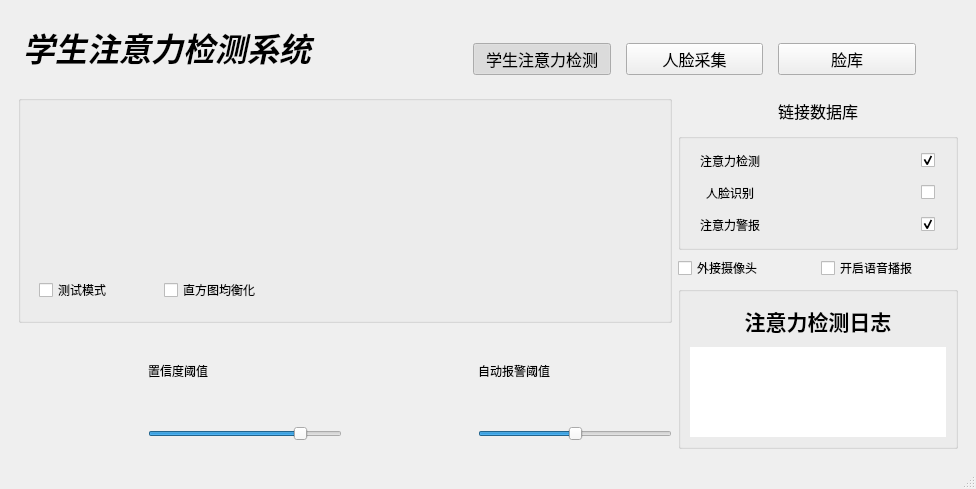
<?xml version="1.0" encoding="UTF-8"?>
<ui version="4.0">
 <class>CoreUI</class>
 <widget class="QMainWindow" name="CoreUI">
  <property name="geometry">
   <rect>
    <x>0</x>
    <y>0</y>
    <width>976</width>
    <height>489</height>
   </rect>
  </property>
  <property name="windowTitle">
   <string>OpenCV Face Recognition System - Core</string>
  </property>
  <widget class="QWidget" name="centralwidget">
   <layout class="QGridLayout" name="gridLayout_2">
    <item row="6" column="0" colspan="3">
     <widget class="QStackedWidget" name="stackedWidget">
      <widget class="QWidget" name="page">
       <layout class="QGridLayout" name="gridLayout_5">
        <item row="4" column="1">
         <widget class="QFrame" name="frame_2">
          <property name="maximumSize">
           <size>
            <width>16777215</width>
            <height>120</height>
           </size>
          </property>
          <layout class="QGridLayout" name="gridLayout_3">
           <property name="leftMargin">
            <number>0</number>
           </property>
           <property name="topMargin">
            <number>0</number>
           </property>
           <property name="rightMargin">
            <number>0</number>
           </property>
           <property name="bottomMargin">
            <number>0</number>
           </property>
           <property name="horizontalSpacing">
            <number>10</number>
           </property>
           <item row="0" column="0" rowspan="2">
            <widget class="QmyBattery" name="autoAlarmThresholdWidget" native="true">
             <property name="minimumSize">
              <size>
               <width>120</width>
               <height>120</height>
              </size>
             </property>
             <property name="font">
              <font>
               <pointsize>20</pointsize>
              </font>
             </property>
            </widget>
           </item>
           <item row="0" column="1">
            <widget class="QLabel" name="autoAlarmThresholdLabel">
             <property name="text">
              <string>自动报警阈值</string>
             </property>
             <property name="alignment">
              <set>Qt::AlignLeading|Qt::AlignLeft|Qt::AlignVCenter</set>
             </property>
            </widget>
           </item>
           <item row="1" column="1">
            <widget class="QSlider" name="autoAlarmThresholdSlider">
             <property name="minimumSize">
              <size>
               <width>0</width>
               <height>30</height>
              </size>
             </property>
             <property name="cursor">
              <cursorShape>PointingHandCursor</cursorShape>
             </property>
             <property name="minimum">
              <number>50</number>
             </property>
             <property name="maximum">
              <number>80</number>
             </property>
             <property name="singleStep">
              <number>1</number>
             </property>
             <property name="pageStep">
              <number>5</number>
             </property>
             <property name="value">
              <number>65</number>
             </property>
             <property name="orientation">
              <enum>Qt::Horizontal</enum>
             </property>
             <property name="tickPosition">
              <enum>QSlider::NoTicks</enum>
             </property>
            </widget>
           </item>
          </layout>
         </widget>
        </item>
        <item row="1" column="2" colspan="2">
         <widget class="QGroupBox" name="functionGroupBox">
          <property name="title">
           <string/>
          </property>
          <layout class="QGridLayout" name="gridLayout_9">
           <property name="rightMargin">
            <number>20</number>
           </property>
           <item row="0" column="2">
            <widget class="QCheckBox" name="faceTrackerCheckBox">
             <property name="text">
              <string/>
             </property>
             <property name="checked">
              <bool>true</bool>
             </property>
             <property name="autoRepeatInterval">
              <number>106</number>
             </property>
            </widget>
           </item>
           <item row="1" column="0">
            <widget class="QPushButton" name="pushButton_6">
             <property name="text">
              <string>人脸识别</string>
             </property>
             <property name="flat">
              <bool>true</bool>
             </property>
            </widget>
           </item>
           <item row="2" column="2">
            <widget class="QCheckBox" name="panalarmCheckBox">
             <property name="text">
              <string/>
             </property>
             <property name="checked">
              <bool>true</bool>
             </property>
            </widget>
           </item>
           <item row="2" column="0">
            <widget class="QPushButton" name="pushButton_7">
             <property name="text">
              <string>注意力警报</string>
             </property>
             <property name="flat">
              <bool>true</bool>
             </property>
            </widget>
           </item>
           <item row="1" column="2">
            <widget class="QCheckBox" name="faceRecognizerCheckBox">
             <property name="enabled">
              <bool>true</bool>
             </property>
             <property name="mouseTracking">
              <bool>true</bool>
             </property>
             <property name="toolTip">
              <string>数据库未完成初始化，请检查</string>
             </property>
             <property name="text">
              <string/>
             </property>
             <property name="checked">
              <bool>false</bool>
             </property>
            </widget>
           </item>
           <item row="0" column="0">
            <widget class="QPushButton" name="pushButton_5">
             <property name="text">
              <string>注意力检测</string>
             </property>
             <property name="flat">
              <bool>true</bool>
             </property>
            </widget>
           </item>
           <item row="1" column="1">
            <spacer name="horizontalSpacer_2">
             <property name="orientation">
              <enum>Qt::Horizontal</enum>
             </property>
             <property name="sizeHint" stdset="0">
              <size>
               <width>40</width>
               <height>20</height>
              </size>
             </property>
            </spacer>
           </item>
          </layout>
         </widget>
        </item>
        <item row="3" column="2" rowspan="2" colspan="2">
         <widget class="QGroupBox" name="logGroupBox">
          <property name="styleSheet">
           <string notr="true"/>
          </property>
          <property name="title">
           <string/>
          </property>
          <property name="alignment">
           <set>Qt::AlignCenter</set>
          </property>
          <layout class="QGridLayout" name="gridLayout">
           <item row="0" column="0">
            <widget class="QLabel" name="label_7">
             <property name="minimumSize">
              <size>
               <width>0</width>
               <height>40</height>
              </size>
             </property>
             <property name="font">
              <font>
               <pointsize>16</pointsize>
               <weight>75</weight>
               <bold>true</bold>
              </font>
             </property>
             <property name="text">
              <string>注意力检测日志</string>
             </property>
             <property name="alignment">
              <set>Qt::AlignCenter</set>
             </property>
            </widget>
           </item>
           <item row="1" column="0">
            <widget class="QTextBrowser" name="logTextEdit">
             <property name="styleSheet">
              <string notr="true"/>
             </property>
             <property name="frameShape">
              <enum>QFrame::NoFrame</enum>
             </property>
             <property name="openLinks">
              <bool>true</bool>
             </property>
            </widget>
           </item>
          </layout>
         </widget>
        </item>
        <item row="4" column="0">
         <widget class="QFrame" name="frame">
          <property name="maximumSize">
           <size>
            <width>16777215</width>
            <height>120</height>
           </size>
          </property>
          <layout class="QGridLayout" name="gridLayout_4">
           <property name="leftMargin">
            <number>0</number>
           </property>
           <property name="topMargin">
            <number>0</number>
           </property>
           <property name="rightMargin">
            <number>0</number>
           </property>
           <property name="bottomMargin">
            <number>0</number>
           </property>
           <property name="horizontalSpacing">
            <number>10</number>
           </property>
           <item row="0" column="0" rowspan="2">
            <widget class="QmyBattery" name="confidenceThresholdWidget" native="true">
             <property name="minimumSize">
              <size>
               <width>120</width>
               <height>120</height>
              </size>
             </property>
             <property name="font">
              <font>
               <pointsize>20</pointsize>
              </font>
             </property>
            </widget>
           </item>
           <item row="0" column="1">
            <widget class="QLabel" name="confidenceThresholdLabel">
             <property name="text">
              <string>置信度阈值</string>
             </property>
             <property name="alignment">
              <set>Qt::AlignLeading|Qt::AlignLeft|Qt::AlignVCenter</set>
             </property>
            </widget>
           </item>
           <item row="1" column="1">
            <widget class="QSlider" name="confidenceThresholdSlider">
             <property name="minimumSize">
              <size>
               <width>0</width>
               <height>30</height>
              </size>
             </property>
             <property name="cursor">
              <cursorShape>PointingHandCursor</cursorShape>
             </property>
             <property name="maximum">
              <number>80</number>
             </property>
             <property name="singleStep">
              <number>1</number>
             </property>
             <property name="pageStep">
              <number>5</number>
             </property>
             <property name="value">
              <number>65</number>
             </property>
             <property name="orientation">
              <enum>Qt::Horizontal</enum>
             </property>
             <property name="tickPosition">
              <enum>QSlider::NoTicks</enum>
             </property>
            </widget>
           </item>
          </layout>
         </widget>
        </item>
        <item row="0" column="0" rowspan="4" colspan="2">
         <widget class="QGroupBox" name="realTimeCaptureGroupBox">
          <property name="title">
           <string/>
          </property>
          <property name="alignment">
           <set>Qt::AlignCenter</set>
          </property>
          <property name="flat">
           <bool>false</bool>
          </property>
          <layout class="QGridLayout" name="gridLayout_8">
           <item row="0" column="0" rowspan="2" colspan="2">
            <widget class="QLabel" name="realTimeCaptureLabel">
             <property name="sizePolicy">
              <sizepolicy hsizetype="Preferred" vsizetype="Expanding">
               <horstretch>0</horstretch>
               <verstretch>0</verstretch>
              </sizepolicy>
             </property>
             <property name="styleSheet">
              <string notr="true">border:none</string>
             </property>
             <property name="frameShape">
              <enum>QFrame::Box</enum>
             </property>
             <property name="text">
              <string>&lt;html&gt;&lt;head/&gt;&lt;body&gt;&lt;p&gt;&lt;br/&gt;&lt;/p&gt;&lt;/body&gt;&lt;/html&gt;</string>
             </property>
             <property name="alignment">
              <set>Qt::AlignCenter</set>
             </property>
            </widget>
           </item>
           <item row="1" column="1">
            <widget class="QWidget" name="widget" native="true">
             <layout class="QGridLayout" name="gridLayout_7">
              <item row="0" column="0" alignment="Qt::AlignRight|Qt::AlignBottom">
               <widget class="QPushButton" name="startWebcamButton">
                <property name="sizePolicy">
                 <sizepolicy hsizetype="Preferred" vsizetype="Preferred">
                  <horstretch>0</horstretch>
                  <verstretch>0</verstretch>
                 </sizepolicy>
                </property>
                <property name="minimumSize">
                 <size>
                  <width>60</width>
                  <height>60</height>
                 </size>
                </property>
                <property name="maximumSize">
                 <size>
                  <width>60</width>
                  <height>60</height>
                 </size>
                </property>
                <property name="cursor">
                 <cursorShape>PointingHandCursor</cursorShape>
                </property>
                <property name="text">
                 <string/>
                </property>
                <property name="iconSize">
                 <size>
                  <width>30</width>
                  <height>30</height>
                 </size>
                </property>
                <property name="autoDefault">
                 <bool>false</bool>
                </property>
                <property name="default">
                 <bool>false</bool>
                </property>
                <property name="flat">
                 <bool>true</bool>
                </property>
               </widget>
              </item>
             </layout>
            </widget>
           </item>
           <item row="2" column="0" colspan="2">
            <widget class="QWidget" name="widget_2" native="true">
             <property name="sizePolicy">
              <sizepolicy hsizetype="Preferred" vsizetype="Fixed">
               <horstretch>0</horstretch>
               <verstretch>0</verstretch>
              </sizepolicy>
             </property>
             <property name="minimumSize">
              <size>
               <width>0</width>
               <height>0</height>
              </size>
             </property>
             <layout class="QHBoxLayout" name="horizontalLayout_3">
              <item>
               <widget class="QCheckBox" name="debugCheckBox">
                <property name="text">
                 <string>测试模式</string>
                </property>
                <property name="checked">
                 <bool>false</bool>
                </property>
               </widget>
              </item>
              <item>
               <widget class="QPushButton" name="pushButton_10">
                <property name="text">
                 <string/>
                </property>
                <property name="flat">
                 <bool>true</bool>
                </property>
               </widget>
              </item>
              <item>
               <widget class="QCheckBox" name="equalizeHistCheckBox">
                <property name="text">
                 <string>直方图均衡化</string>
                </property>
               </widget>
              </item>
              <item>
               <widget class="QPushButton" name="pushButton_9">
                <property name="text">
                 <string/>
                </property>
                <property name="flat">
                 <bool>true</bool>
                </property>
               </widget>
              </item>
              <item>
               <spacer name="horizontalSpacer">
                <property name="orientation">
                 <enum>Qt::Horizontal</enum>
                </property>
                <property name="sizeHint" stdset="0">
                 <size>
                  <width>40</width>
                  <height>20</height>
                 </size>
                </property>
               </spacer>
              </item>
             </layout>
            </widget>
           </item>
          </layout>
         </widget>
        </item>
        <item row="0" column="2" colspan="2">
         <widget class="QPushButton" name="initDbButton">
          <property name="minimumSize">
           <size>
            <width>160</width>
            <height>32</height>
           </size>
          </property>
          <property name="font">
           <font>
            <family>Adobe Arabic</family>
            <pointsize>12</pointsize>
           </font>
          </property>
          <property name="cursor">
           <cursorShape>PointingHandCursor</cursorShape>
          </property>
          <property name="text">
           <string>链接数据库</string>
          </property>
          <property name="autoDefault">
           <bool>false</bool>
          </property>
          <property name="flat">
           <bool>true</bool>
          </property>
         </widget>
        </item>
        <item row="2" column="2">
         <layout class="QHBoxLayout" name="horizontalLayout_2">
          <item>
           <widget class="QCheckBox" name="useExternalCameraCheckBox">
            <property name="styleSheet">
             <string notr="true"/>
            </property>
            <property name="text">
             <string>外接摄像头</string>
            </property>
           </widget>
          </item>
          <item>
           <widget class="QPushButton" name="pushButton_8">
            <property name="maximumSize">
             <size>
              <width>0</width>
              <height>16777215</height>
             </size>
            </property>
            <property name="text">
             <string/>
            </property>
            <property name="flat">
             <bool>true</bool>
            </property>
           </widget>
          </item>
         </layout>
        </item>
        <item row="2" column="3">
         <layout class="QHBoxLayout" name="horizontalLayout_5">
          <item>
           <widget class="QCheckBox" name="mp3Button">
            <property name="text">
             <string>开启语音播报</string>
            </property>
           </widget>
          </item>
         </layout>
        </item>
       </layout>
      </widget>
     </widget>
    </item>
    <item row="4" column="1">
     <widget class="QWidget" name="widget1" native="true">
      <layout class="QHBoxLayout" name="horizontalLayout">
       <property name="spacing">
        <number>15</number>
       </property>
       <property name="leftMargin">
        <number>5</number>
       </property>
       <property name="topMargin">
        <number>5</number>
       </property>
       <property name="rightMargin">
        <number>5</number>
       </property>
       <property name="bottomMargin">
        <number>5</number>
       </property>
       <item>
        <widget class="QPushButton" name="pushButton2">
         <property name="sizePolicy">
          <sizepolicy hsizetype="Preferred" vsizetype="Preferred">
           <horstretch>0</horstretch>
           <verstretch>0</verstretch>
          </sizepolicy>
         </property>
         <property name="minimumSize">
          <size>
           <width>120</width>
           <height>30</height>
          </size>
         </property>
         <property name="font">
          <font>
           <family>Adobe Arabic</family>
           <pointsize>12</pointsize>
          </font>
         </property>
         <property name="cursor">
          <cursorShape>PointingHandCursor</cursorShape>
         </property>
         <property name="text">
          <string>学生注意力检测</string>
         </property>
         <property name="checkable">
          <bool>true</bool>
         </property>
         <property name="checked">
          <bool>true</bool>
         </property>
         <property name="flat">
          <bool>true</bool>
         </property>
         <attribute name="buttonGroup">
          <string notr="true">buttonGroup</string>
         </attribute>
        </widget>
       </item>
       <item>
        <widget class="QPushButton" name="pushButton">
         <property name="sizePolicy">
          <sizepolicy hsizetype="Preferred" vsizetype="Preferred">
           <horstretch>0</horstretch>
           <verstretch>0</verstretch>
          </sizepolicy>
         </property>
         <property name="minimumSize">
          <size>
           <width>120</width>
           <height>30</height>
          </size>
         </property>
         <property name="font">
          <font>
           <family>Adobe Arabic</family>
           <pointsize>12</pointsize>
          </font>
         </property>
         <property name="cursor">
          <cursorShape>PointingHandCursor</cursorShape>
         </property>
         <property name="text">
          <string>人脸采集</string>
         </property>
         <property name="checkable">
          <bool>true</bool>
         </property>
         <property name="checked">
          <bool>false</bool>
         </property>
         <attribute name="buttonGroup">
          <string notr="true">buttonGroup</string>
         </attribute>
        </widget>
       </item>
       <item>
        <widget class="QPushButton" name="pushButton_2">
         <property name="sizePolicy">
          <sizepolicy hsizetype="Preferred" vsizetype="Preferred">
           <horstretch>0</horstretch>
           <verstretch>0</verstretch>
          </sizepolicy>
         </property>
         <property name="minimumSize">
          <size>
           <width>120</width>
           <height>30</height>
          </size>
         </property>
         <property name="font">
          <font>
           <family>Adobe Arabic</family>
           <pointsize>12</pointsize>
          </font>
         </property>
         <property name="cursor">
          <cursorShape>PointingHandCursor</cursorShape>
         </property>
         <property name="text">
          <string>脸库</string>
         </property>
         <property name="checkable">
          <bool>true</bool>
         </property>
         <attribute name="buttonGroup">
          <string notr="true">buttonGroup</string>
         </attribute>
        </widget>
       </item>
      </layout>
     </widget>
    </item>
    <item row="0" column="1" colspan="2">
     <layout class="QHBoxLayout" name="horizontalLayout_4"/>
    </item>
    <item row="0" column="0" rowspan="5">
     <widget class="QLabel" name="label_8">
      <property name="font">
       <font>
        <pointsize>24</pointsize>
        <weight>75</weight>
        <italic>true</italic>
        <bold>true</bold>
       </font>
      </property>
      <property name="styleSheet">
       <string notr="true">margin: 5px 0 0 5px;</string>
      </property>
      <property name="text">
       <string>学生注意力检测系统</string>
      </property>
      <property name="alignment">
       <set>Qt::AlignLeading|Qt::AlignLeft|Qt::AlignTop</set>
      </property>
     </widget>
    </item>
    <item row="4" column="2">
     <widget class="QPushButton" name="pushButton_3">
      <property name="minimumSize">
       <size>
        <width>40</width>
        <height>40</height>
       </size>
      </property>
      <property name="maximumSize">
       <size>
        <width>40</width>
        <height>40</height>
       </size>
      </property>
      <property name="cursor">
       <cursorShape>PointingHandCursor</cursorShape>
      </property>
      <property name="styleSheet">
       <string notr="true"/>
      </property>
      <property name="text">
       <string/>
      </property>
      <property name="icon">
       <iconset>
        <normaloff>../helpBlack.png</normaloff>../helpBlack.png</iconset>
      </property>
      <property name="iconSize">
       <size>
        <width>40</width>
        <height>40</height>
       </size>
      </property>
      <property name="checkable">
       <bool>true</bool>
      </property>
      <property name="autoRepeatDelay">
       <number>300</number>
      </property>
      <property name="flat">
       <bool>true</bool>
      </property>
     </widget>
    </item>
   </layout>
  </widget>
  <widget class="QStatusBar" name="statusbar"/>
 </widget>
 <customwidgets>
  <customwidget>
   <class>QmyBattery</class>
   <extends>QWidget</extends>
   <header>myBattery.h</header>
   <container>1</container>
  </customwidget>
 </customwidgets>
 <resources/>
 <connections/>
 <buttongroups>
  <buttongroup name="buttonGroup"/>
 </buttongroups>
</ui>
